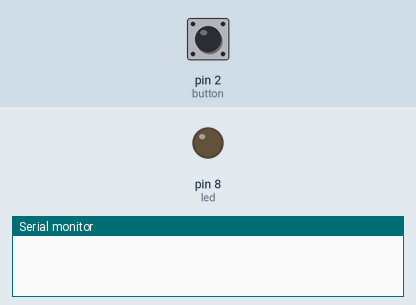
This sketch was run on a simulated Arduino Uno, built with avr-gcc and run on an emulated ATmega328P. On the bench: output pins drawn as LEDs (lit = HIGH), the last lines printed to the serial monitor. The inputs (shaded band) are chosen by the test bench; at power-on: pin 2 (button) HIGH.

Above: at 1.2 s.
1.3 s: pin 2 (button) pulled LOW for 0.15 s
At 2.3 s:
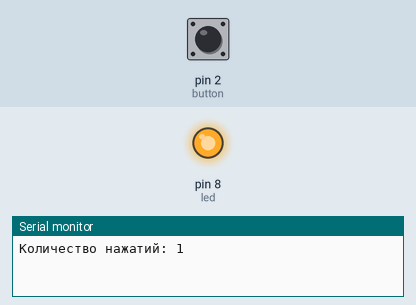
2.9 s: pin 2 (button) pulled LOW for 1 s
At 3.6 s:
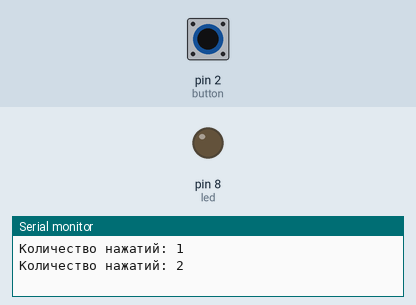
5.4 s: pin 2 (button) pulled LOW for 3.2 s
At 6.7 s:
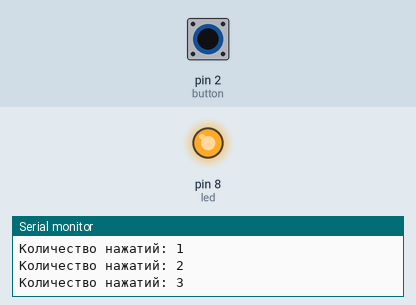
Timing chart, 0 to 8.4 s (numbered marks = the images above; inputs shaded):
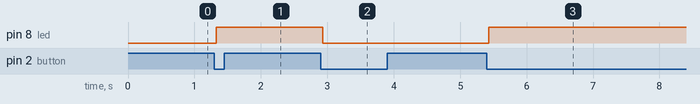

Measured:
- after the input at 1.3 s, pin 8 (led): LOW → HIGH at once
- after the input at 2.9 s, pin 8 (led): HIGH → LOW at once
- after the input at 5.4 s, pin 8 (led): LOW → HIGH at once

The sketch:

practice_3_2.ino
```cpp
#include <Arduino.h>
int led = 8;
int button = 2;
int press_counter= 0 ;
const unsigned long DEBOUNCE_MS = 30;
bool lastStable = HIGH;
bool lastReading = HIGH;
bool pressed = false;
unsigned long lastChange = 0;
void setup(){
  Serial.begin(9600);
  pinMode(led, OUTPUT);
  pinMode(button, INPUT_PULLUP);
}

void loop(){

  bool reading = digitalRead(button);
  if(reading != lastReading){
    lastReading = reading;
    lastChange = millis();
  }

  if(millis() - lastChange > DEBOUNCE_MS && reading != lastStable){
    lastStable = reading;
    if( lastStable == LOW){
      pressed = true;
      press_counter += 1;
    }
  }

  if(pressed && press_counter%2 != 0) { digitalWrite(led, HIGH); Serial.print("Количество нажатий: ");
  Serial.println(press_counter); } else if(pressed && press_counter%2 == 0) { digitalWrite(led, LOW); Serial.print("Количество нажатий: ");
  Serial.println(press_counter);}

  pressed = false;
}
```
